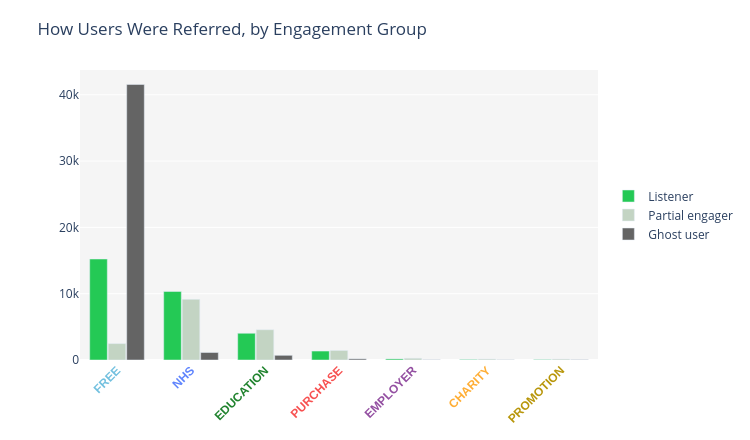

The notebook cell this image was saved under:
### Code cell
# Create a bar chart for referral codes by engagement group
frames = {
    'Listener':        listeners_response,
    'Partial engager': non_listeners_some,
    'Ghost user':      non_listeners_empty,
}

all_cats = pd.concat(
    [df['code_category'] for df in frames.values() if 'code_category' in df.columns]
)
ordered_cats = all_cats.value_counts().head(7).index.tolist()

fig = go.Figure()

# ── Bars ──────────────────────────────────────────────────────────────────────
for label, df in frames.items():
    counts = df['code_category'].value_counts()
    y_vals = [counts.get(cat, 0) for cat in ordered_cats]

    fig.add_trace(go.Bar(
        name=label,
        x=ordered_cats,
        y=y_vals,
        marker_color=colour_map_users[label],
    ))


fig.update_layout(
    title_text='How Users Were Referred, by Engagement Group',
    barmode='group',
    height=440,
    width=750,
    margin=dict(t=70, r=40, b=80),
    plot_bgcolor='#F5F5F5',
    paper_bgcolor='white',
    xaxis=dict(
        tickmode='array',
        tickvals=ordered_cats,
        ticktext=[
            f'<span style="color:{"#B8960A" if cat == "PROMOTION" else color_map_referral_codes.get(cat, "#333333")}"><b>{cat}</b></span>'
            for cat in ordered_cats
        ],
        tickangle=-45,
        tickfont=dict(size=12, family='Arial'),
    ),
    legend=dict(orientation='v', x=1.02, y=0.5),
    bargap=0.25,
    bargroupgap=0.05,
)

fig.show()

### Figure 1 — Plotly figure (JSON) as saved in the notebook; plotly's stock layout.template omitted (floating-point values rounded to 4 significant figures)
{"data": [{"marker": {"color": "#24C955"}, "name": "Listener", "type": "bar", "x": ["FREE", "NHS", "EDUCATION", "PURCHASE", "EMPLOYER", "CHARITY", "PROMOTION"], "y": [15230, 10329, 4032, 1351, 165, 78, 63]}, {"marker": {"color": "#C3D4C3"}, "name": "Partial engager", "type": "bar", "x": ["FREE", "NHS", "EDUCATION", "PURCHASE", "EMPLOYER", "CHARITY", "PROMOTION"], "y": [2476, 9148, 4566, 1437, 262, 140, 139]}, {"marker": {"color": "#646464"}, "name": "Ghost user", "type": "bar", "x": ["FREE", "NHS", "EDUCATION", "PURCHASE", "EMPLOYER", "CHARITY", "PROMOTION"], "y": [41551, 1129, 704, 173, 31, 26, 37]}], "layout": {"bargap": 0.25, "bargroupgap": 0.05, "barmode": "group", "height": 440, "legend": {"orientation": "v", "x": 1.02, "y": 0.5}, "margin": {"b": 80, "r": 40, "t": 70}, "paper_bgcolor": "white", "plot_bgcolor": "#F5F5F5", "title": {"text": "How Users Were Referred, by Engagement Group"}, "width": 750, "xaxis": {"tickangle": -45, "tickfont": {"family": "Arial", "size": 12}, "tickmode": "array", "ticktext": ["<span style=\"color:#72C0DF\"><b>FREE</b></span>", "<span style=\"color:#5F84FD\"><b>NHS</b></span>", "<span style=\"color:#20832E\"><b>EDUCATION</b></span>", "<span style=\"color:#F75050\"><b>PURCHASE</b></span>", "<span style=\"color:#934FA1\"><b>EMPLOYER</b></span>", "<span style=\"color:#FFAE35\"><b>CHARITY</b></span>", "<span style=\"color:#B8960A\"><b>PROMOTION</b></span>"], "tickvals": ["FREE", "NHS", "EDUCATION", "PURCHASE", "EMPLOYER", "CHARITY", "PROMOTION"]}}}
